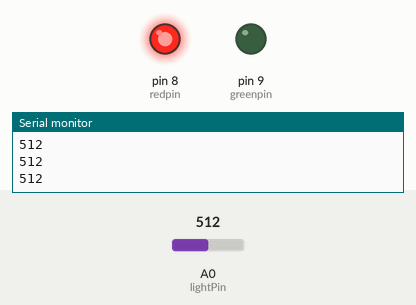
Bench run of a sketch on a simulated Arduino Uno, built with avr-gcc and run on an emulated ATmega328P. Parts: output pins drawn as LEDs (lit = HIGH), the last lines printed to the serial monitor. Inputs (shaded band) come from the test bench; at power-on: A0 (lightPin) = 512.

Above: at 1.2 s.
1.3 s: A0 (lightPin) set to 340
At 2.8 s:
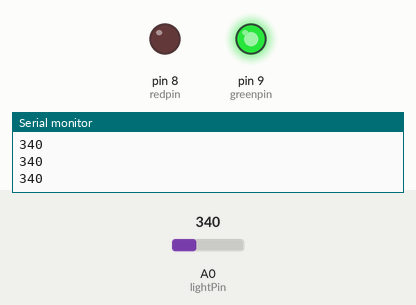
3.2 s: A0 (lightPin) set to 360
At 4.7 s:
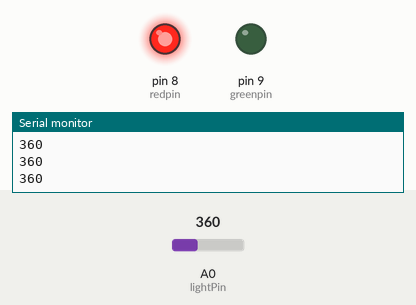
5.0 s: A0 (lightPin) set to 306
At 5.6 s:
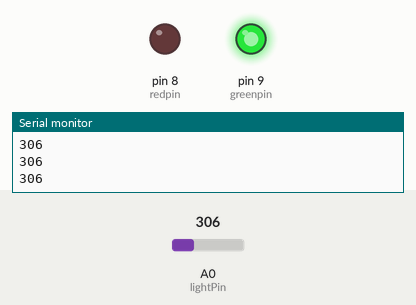
Timing chart, 0 to 8.0 s (numbered marks = the images above; inputs shaded):
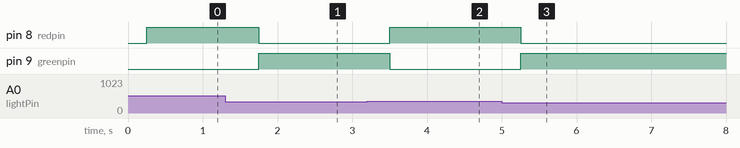

The sketch:

photoresistor.ino
```cpp
int lightPin=A0;
int redpin=8;
int greenpin=9;
int lightVal;
int dt=250;
void setup() {
  // put your setup code here, to run once:
  pinMode(lightPin,INPUT);
  pinMode(redpin,OUTPUT);
  pinMode(greenpin,OUTPUT);
  Serial.begin(9600);

}

void loop() {
  // put your main code here, to run repeatedly:
  lightVal=analogRead(lightPin);
  Serial.println(lightVal);
  delay(dt);
  if(lightVal>=350){
    digitalWrite(redpin,HIGH);
    digitalWrite(greenpin,LOW);
  }
  if(lightVal<=350){
    digitalWrite(redpin,LOW);
    digitalWrite(greenpin,HIGH);
  }


}
```

Measured:
- after the input at 1.3 s, pin 8 (redpin): HIGH → LOW after 0.45 s; pin 9 (greenpin): LOW → HIGH after 0.45 s
- after the input at 3.2 s, pin 8 (redpin): LOW → HIGH after 0.30 s; pin 9 (greenpin): HIGH → LOW after 0.30 s
- after the input at 5.0 s, pin 8 (redpin): HIGH → LOW after 0.26 s; pin 9 (greenpin): LOW → HIGH after 0.26 s
